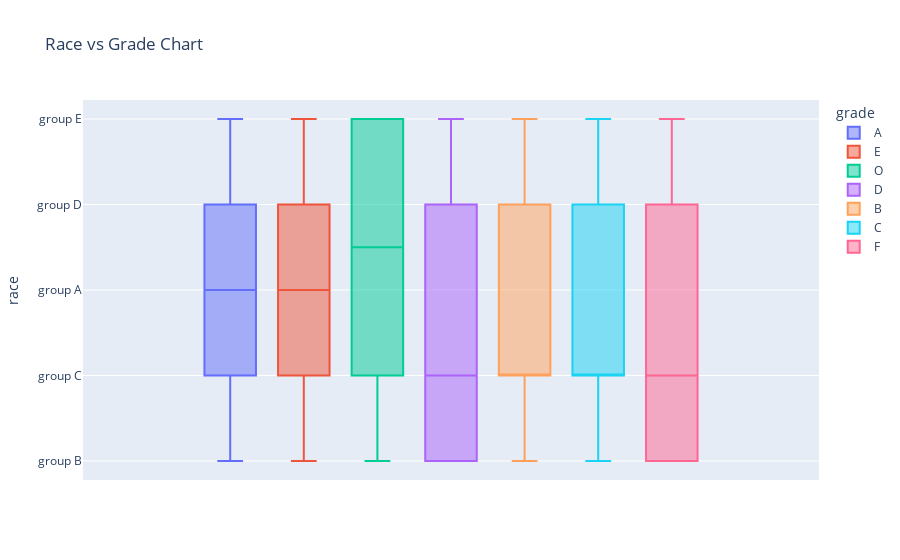

Notebook cell for this chart:
### Code cell
fig = px.box(df,y='race',color='grade',title='Race vs Grade Chart')
fig.show()

### Figure 1 — Plotly figure (JSON) as saved in the notebook; plotly's stock layout.template omitted (floating-point values rounded to 4 significant figures; data arrays with more than 128 entries replaced by an {"elided": "..."} marker saying what was removed)
{"data": [{"alignmentgroup": "True", "hovertemplate": "grade=A<br>race=%{y}<extra></extra>", "legendgroup": "A", "marker": {"color": "#636efa"}, "name": "A", "notched": false, "offsetgroup": "A", "orientation": "v", "showlegend": true, "type": "box", "x0": " ", "xaxis": "x", "y": {"elided": "261 str values"}, "y0": " ", "yaxis": "y"}, {"alignmentgroup": "True", "hovertemplate": "grade=E<br>race=%{y}<extra></extra>", "legendgroup": "E", "marker": {"color": "#EF553B"}, "name": "E", "notched": false, "offsetgroup": "E", "orientation": "v", "showlegend": true, "type": "box", "x0": " ", "xaxis": "x", "y": {"elided": "146 str values"}, "y0": " ", "yaxis": "y"}, {"alignmentgroup": "True", "hovertemplate": "grade=O<br>race=%{y}<extra></extra>", "legendgroup": "O", "marker": {"color": "#00cc96"}, "name": "O", "notched": false, "offsetgroup": "O", "orientation": "v", "showlegend": true, "type": "box", "x0": " ", "xaxis": "x", "y": ["group B", "group B", "group C", "group D", "group E", "group B", "group C", "group E", "group C", "group D", "group C", "group E", "group D", "group C", "group C", "group D", "group D", "group C", "group D", "group E", "group E", "group B", "group B", "group E", "group A", "group A", "group C", "group E", "group A", "group D", "group C", "group C", "group A", "group D", "group E", "group D", "group C", "group C", "group E", "group E", "group B", "group C", "group E", "group D", "group E", "group B", "group C", "group D", "group E", "group D", "group C", "group E"], "y0": " ", "yaxis": "y"}, {"alignmentgroup": "True", "hovertemplate": "grade=D<br>race=%{y}<extra></extra>", "legendgroup": "D", "marker": {"color": "#ab63fa"}, "name": "D", "notched": false, "offsetgroup": "D", "orientation": "v", "showlegend": true, "type": "box", "x0": " ", "xaxis": "x", "y": ["group A", "group B", "group B", "group D", "group C", "group D", "group C", "group A", "group C", "group B", "group B", "group B", "group C", "group C", "group B", "group A", "group C", "group E", "group C", "group B", "group C", "group C", "group A", "group C", "group D", "group C", "group D", "group D", "group B", "group A", "group C", "group C", "group C", "group C", "group B", "group C", "group E", "group E", "group A", "group A", "group A", "group B", "group C", "group C", "group B", "group E", "group B", "group B", "group A", "group E", "group D", "group C", "group B", "group C", "group A", "group D", "group B", "group C", "group B", "group B", "group E", "group A", "group D", "group B", "group B", "group D", "group D", "group A", "group D", "group C", "group E", "group D", "group A"], "y0": " ", "yaxis": "y"}, {"alignmentgroup": "True", "hovertemplate": "grade=B<br>race=%{y}<extra></extra>", "legendgroup": "B", "marker": {"color": "#FFA15A"}, "name": "B", "notched": false, "offsetgroup": "B", "orientation": "v", "showlegend": true, "type": "box", "x0": " ", "xaxis": "x", "y": {"elided": "256 str values"}, "y0": " ", "yaxis": "y"}, {"alignmentgroup": "True", "hovertemplate": "grade=C<br>race=%{y}<extra></extra>", "legendgroup": "C", "marker": {"color": "#19d3f3"}, "name": "C", "notched": false, "offsetgroup": "C", "orientation": "v", "showlegend": true, "type": "box", "x0": " ", "xaxis": "x", "y": {"elided": "182 str values"}, "y0": " ", "yaxis": "y"}, {"alignmentgroup": "True", "hovertemplate": "grade=F<br>race=%{y}<extra></extra>", "legendgroup": "F", "marker": {"color": "#FF6692"}, "name": "F", "notched": false, "offsetgroup": "F", "orientation": "v", "showlegend": true, "type": "box", "x0": " ", "xaxis": "x", "y": ["group B", "group C", "group C", "group A", "group D", "group E", "group D", "group C", "group C", "group C", "group C", "group A", "group C", "group B", "group D", "group B", "group D", "group D", "group C", "group B", "group C", "group C", "group D", "group B", "group A", "group B", "group D", "group E", "group B", "group B"], "y0": " ", "yaxis": "y"}], "layout": {"boxmode": "group", "legend": {"title": {"text": "grade"}, "tracegroupgap": 0}, "title": {"text": "Race vs Grade Chart"}, "xaxis": {"anchor": "y", "domain": [0, 1]}, "yaxis": {"anchor": "x", "domain": [0, 1], "title": {"text": "race"}}}}
